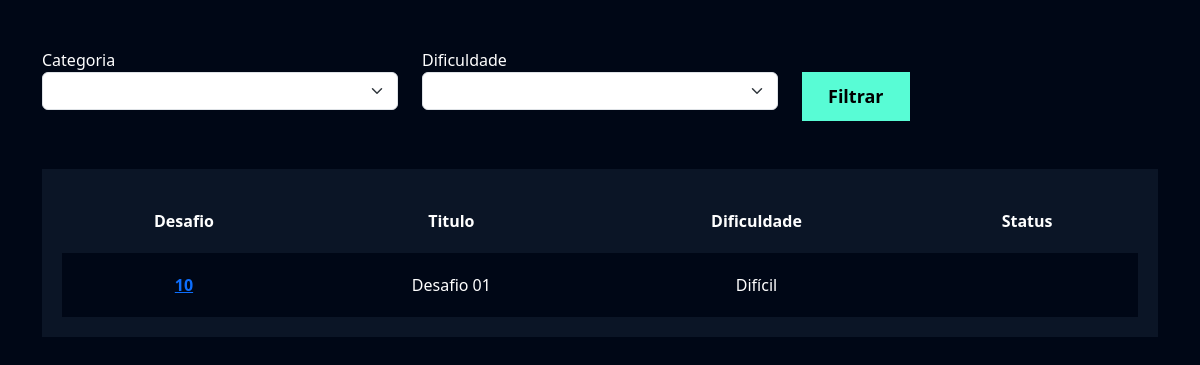
The page /flashcard/listar_desafio/ (signed in) on the database as committed earlier.
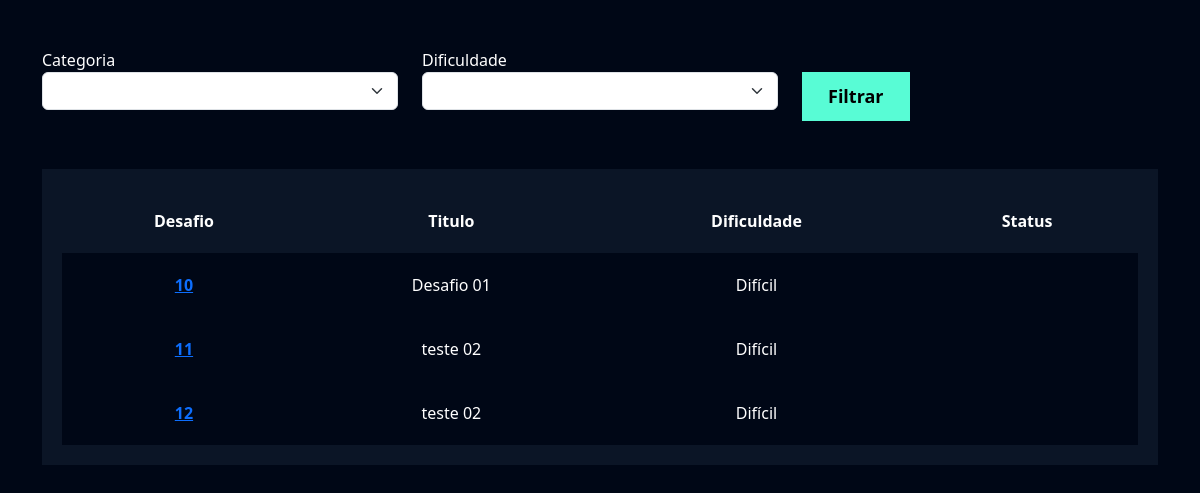
The same page on the database as committed later.
### flashcard/models.py (models this page shows, shortened)
class Desafio(models.Model):
    user = models.ForeignKey(User, on_delete=models.DO_NOTHING)
    titulo = models.CharField(max_length=100)
    categoria = models.ManyToManyField(Categoria)
    quantidade_perguntas = models.IntegerField()
    dificuldade = models.CharField(
        max_length=1, choices=Flashcard.DIFICULDADE_CHOICES
    )
    flashcards = models.ManyToManyField(FlashcardDesafio)

### flashcard/views.py (the view)
# urls.py: path('listar_desafio/', views.listar_desafio, name='listar_desafio'),
def listar_desafio(request):
    desafios = Desafio.objects.filter(user=request.user)
    return render(
        request,
        'listar_desafio.html',
        {
            'desafios': desafios,
        },
    )

### flashcard/templates/listar_desafio.html (shortened to what this page needs)
{% extends "base.html" %}
{% load static %}
{% block 'cabecalho' %}
    <link href="{% static 'usuarios/css/cadastro.css' %}" rel="stylesheet">
    <link href="{% static 'flashcard/css/novo_flashcard.css' %}" rel="stylesheet">
    <link href="{% static 'flashcard/css/iniciar_desafio.css' %}" rel="stylesheet">
    <link href="{% static 'flashcard/css/desafio.css' %}" rel="stylesheet">
    <link href='https://unpkg.com/boxicons@2.1.4/css/boxicons.min.css' rel='stylesheet'>
{% endblock 'cabecalho' %}
{% block 'conteudo' %}
    <div class="container">
        <br>
        <br>
        <div class="row">
            <div class="col-md">
                <form action="}" method="GET">
                <label for="">Categoria</label>
                <select name="categoria" class="form-select">
                </select>
            </div>
            <div class="col-md">
                <label for="">Dificuldade</label>
                <select name="dificuldade" class="form-select">
                </select>
            </div>
            <div class="col-md">
                <br>
                <input type="submit" value="Filtrar" class="btn-cadastro">
            </div>
        </div>
        <br>
        <br>
        <div class="box-listar">
            <table>
                <thead>
                  <tr>
                    <th scope="col">Desafio</th>
                    <th scope="col">Titulo</th>
                    <th scope="col">Dificuldade</th>
                    <th scope="col">Status</th>
                  </tr>
                </thead>
                <tbody>
                    {% for desafio in desafios %}
                        <tr class="linha">
                            <th><a href="{% url 'desafio' desafio.id %}">{{desafio.id}}</a></th>
                            <td>{{desafio.titulo}}</td>
                            <td>{{desafio.get_dificuldade_display}}</td>
                            <td>{{desafio.status}}</td>
                        </tr>
                  {% endfor %}
                </tbody>
              </table>
        </div>
    </div>
{% endblock 'conteudo' %}

Rows that differ between the two databases and show on the page:
added Desafio: id "11", titulo "teste 02", dificuldade "Difícil"
added Desafio: id "12", titulo "teste 02", dificuldade "Difícil"
